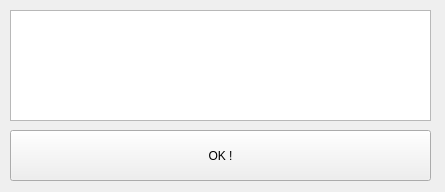
<?xml version="1.0" encoding="UTF-8"?>
<ui version="4.0">
 <class>error_window</class>
 <widget class="QMainWindow" name="error_window">
  <property name="geometry">
   <rect>
    <x>0</x>
    <y>0</y>
    <width>445</width>
    <height>192</height>
   </rect>
  </property>
  <property name="windowTitle">
   <string>Error !</string>
  </property>
  <widget class="QWidget" name="centralwidget">
   <widget class="QTextBrowser" name="error_text">
    <property name="geometry">
     <rect>
      <x>10</x>
      <y>10</y>
      <width>421</width>
      <height>111</height>
     </rect>
    </property>
   </widget>
   <widget class="QPushButton" name="ok_button">
    <property name="geometry">
     <rect>
      <x>10</x>
      <y>130</y>
      <width>421</width>
      <height>51</height>
     </rect>
    </property>
    <property name="text">
     <string>OK !</string>
    </property>
   </widget>
  </widget>
 </widget>
 <resources/>
 <connections/>
</ui>
